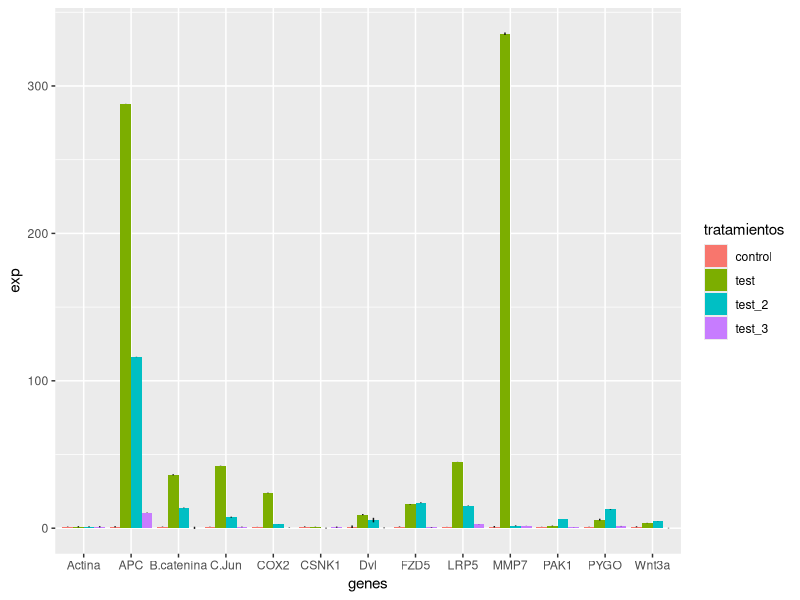
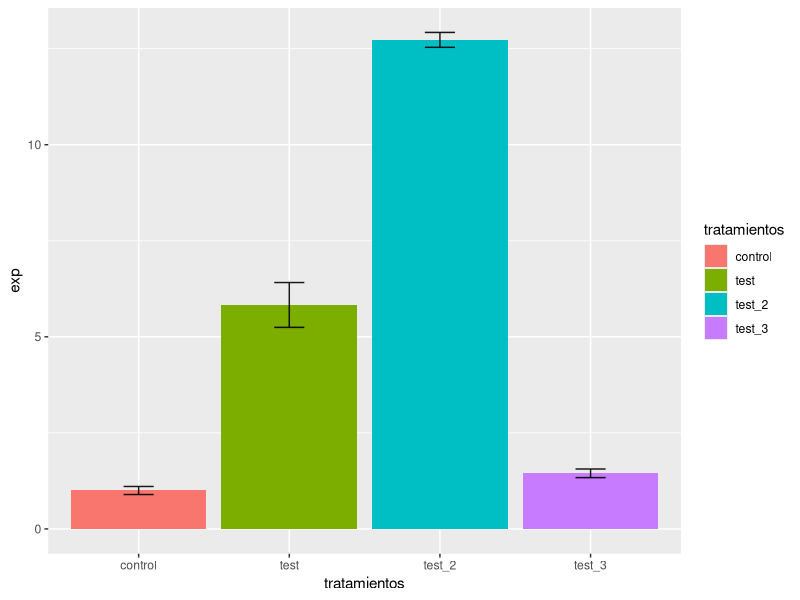

Source code (R) for these figures, in order: (Note: this script raises an error after producing the figures.)
# 9 enero 2020
# Migue y Vero
# Script para calcular promedio para realizar analisis de datos PCRq

#Cargar librerias
library(ggplot2)

#Cargar los datos

control<-read.delim("../../data/control.txt", sep = "")
test<- read.delim("../../data/test.txt", sep = "")
test_2<- read.delim("../../data/test_2.txt", sep = "")
test_3<- read.delim("../../data/test_3.txt", sep = "")


#Calcular varianza
control$varianza_control<- control$sd_control^2
test$varianza_test<- test$sd_test^2
test_2$varianza_test_2<- test_2$sd_test^2
test_3$varianza_test_3<- test_3$sd_test^2

colnames(control)<-c("genes", "promedio", "sd", "deltaCt", "varianza")
colnames(test)<-c("genes", "promedio", "sd", "deltaCt", "varianza")
colnames(test_2)<-c("genes", "promedio", "sd", "deltaCt", "varianza")
colnames(test_3)<-c("genes", "promedio", "sd", "deltaCt", "varianza")

#Calcular deltadeltaCt test-control
deltadeltaCt_test<- test$deltaCt-control$deltaCt
deltadeltaCt_test_2<- test_2$deltaCt-control$deltaCt
deltadeltaCt_test_3<- test_3$deltaCt-control$deltaCt

exp_test<- 2^-deltadeltaCt_test
exp_test_2<- 2^-deltadeltaCt_test_2
exp_test_3<- 2^-deltadeltaCt_test_3

#Calcular raíz
raiz_test<-sqrt(control$varianza+test$varianza)
raiz_test_2<-sqrt(control$varianza+test_2$varianza)
raiz_test_3<-sqrt(control$varianza+test_3$varianza)


#Agregar todos lod tratamientos a una dataframe
conttest_all<- rbind(control,test,test_2, test_3)
conttest_all$tratamientos<- c(rep("control",13),rep("test",13), 
                          rep("test_2",13),rep("test_3",13))
conttest_all$exp<-c(rep(1,13),exp_test,exp_test_2,exp_test_3)


#Plotear todos los tratamientos y todos los genes
ggplot(conttest_all, aes(x=genes, y=exp, fill=tratamientos)) +
  geom_bar(position="dodge", stat="identity")+
  geom_linerange(aes(x=genes, ymin=exp-sd, ymax=exp+sd), width=0.5, 
                 colour= "black", alpha= 0.9, size= 0.5, 
                 position = position_dodge(0.9))


#Plot por gen para todos los tratamientos

library(dplyr)
gen_interes <- select(filter(conttest_all, genes == "PYGO"),
                 c(promedio:exp))

ggplot(gen_interes, aes(x=tratamientos, y=exp, fill=tratamientos)) +
  geom_bar(position="dodge", stat="identity")+
  geom_errorbar(aes(x=tratamientos, ymin=exp-sd, ymax=exp+sd), width=0.2, 
                 colour= "black", alpha= 0.9, size= 0.5, 
                 position = position_dodge(0.9))


#Intento Loop

cancer_mean <- data.frame()

for (i in 1:13){
  
  df_mean <- data.frame(mean(test[,i]))
  col_name <- data.frame(colnames(test)[i])
  df_cancer <- cbind(col_name, df_mean)
  cancer_mean <- rbind(cancer_mean, df_cancer)
}

